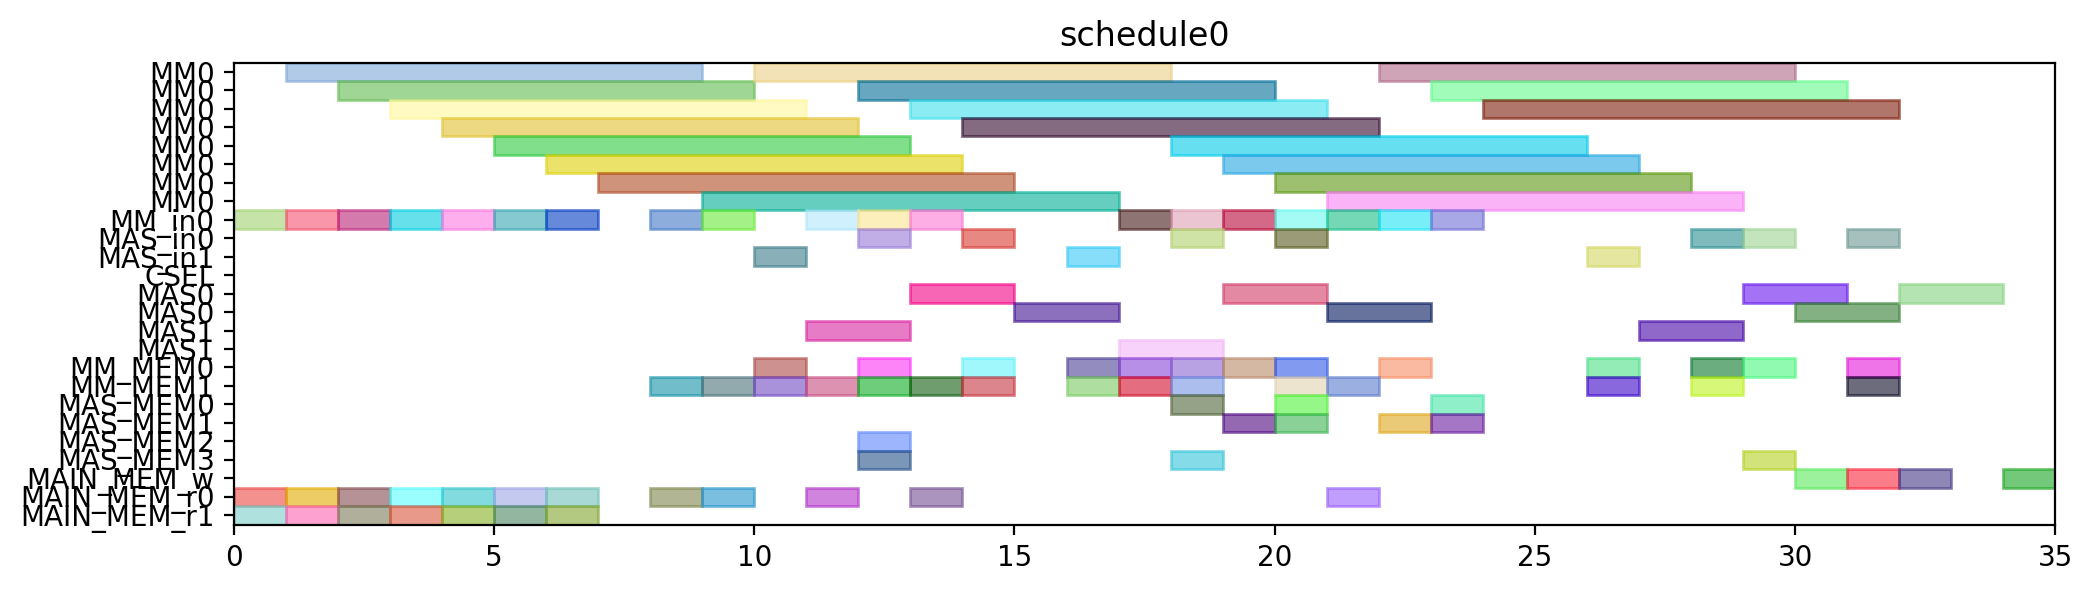

Python code for this plot:
from pyschedule import Scenario, solvers, plotters, alt


def solve():
	horizon = 120
	S = Scenario("schedule0", horizon=horizon)

	# resource
	MM = S.Resources('MM', num=1, size=8)
	MM_in = S.Resources('MM_in', num=1)
	MAS_in = S.Resources('MAS_in', num=2)
	CSEL = S.Resource('CSEL')
	MAS = S.Resources('MAS', num=2, size=2, periods=range(1, horizon))
	MM_MEM = S.Resources('MM_MEM', num=2)
	MAS_MEM = S.Resources('MAS_MEM', num=4)
	MAIN_MEM_w = S.Resource('MAIN_MEM_w', size=1)
	MAIN_MEM_r = S.Resources('MAIN_MEM_r', num=2)

	# result of previous scheduling

	# new tasks
	T1 = S.Task('T1', length=8, delay_cost=1)
	T1 += alt(MM)
	T1_in = S.Task('T1_in', length=1, delay_cost=1)
	T1_in += alt(MM_in)
	S += T1_in*MM_in[0]<=T1*MM[0]
	T1_mem0 = S.Task('T1_mem0', length=1, delay_cost=1)
	T1_mem0 += MAIN_MEM_r[0]
	S += T1_mem0 <= T1

	T1_mem1 = S.Task('T1_mem1', length=1, delay_cost=1)
	T1_mem1 += MAIN_MEM_r[1]
	S += T1_mem1 <= T1

	T2 = S.Task('T2', length=8, delay_cost=1)
	T2 += alt(MM)
	T2_in = S.Task('T2_in', length=1, delay_cost=1)
	T2_in += alt(MM_in)
	S += T2_in*MM_in[0]<=T2*MM[0]
	T2_mem0 = S.Task('T2_mem0', length=1, delay_cost=1)
	T2_mem0 += MAIN_MEM_r[0]
	S += T2_mem0 <= T2

	T2_mem1 = S.Task('T2_mem1', length=1, delay_cost=1)
	T2_mem1 += MAIN_MEM_r[1]
	S += T2_mem1 <= T2

	T3 = S.Task('T3', length=8, delay_cost=1)
	T3 += alt(MM)
	T3_in = S.Task('T3_in', length=1, delay_cost=1)
	T3_in += alt(MM_in)
	S += T3_in*MM_in[0]<=T3*MM[0]
	T3_mem0 = S.Task('T3_mem0', length=1, delay_cost=1)
	T3_mem0 += MAIN_MEM_r[0]
	S += T3_mem0 <= T3

	T3_mem1 = S.Task('T3_mem1', length=1, delay_cost=1)
	T3_mem1 += MAIN_MEM_r[1]
	S += T3_mem1 <= T3

	T4 = S.Task('T4', length=8, delay_cost=1)
	T4 += alt(MM)
	T4_in = S.Task('T4_in', length=1, delay_cost=1)
	T4_in += alt(MM_in)
	S += T4_in*MM_in[0]<=T4*MM[0]
	T4_mem0 = S.Task('T4_mem0', length=1, delay_cost=1)
	T4_mem0 += MAIN_MEM_r[0]
	S += T4_mem0 <= T4

	T4_mem1 = S.Task('T4_mem1', length=1, delay_cost=1)
	T4_mem1 += MAIN_MEM_r[1]
	S += T4_mem1 <= T4

	T5 = S.Task('T5', length=8, delay_cost=1)
	T5 += alt(MM)
	T5_in = S.Task('T5_in', length=1, delay_cost=1)
	T5_in += alt(MM_in)
	S += T5_in*MM_in[0]<=T5*MM[0]
	T5_mem0 = S.Task('T5_mem0', length=1, delay_cost=1)
	T5_mem0 += MAIN_MEM_r[0]
	S += T5_mem0 <= T5

	T5_mem1 = S.Task('T5_mem1', length=1, delay_cost=1)
	T5_mem1 += MAIN_MEM_r[1]
	S += T5_mem1 <= T5

	T6 = S.Task('T6', length=8, delay_cost=1)
	T6 += alt(MM)
	T6_in = S.Task('T6_in', length=1, delay_cost=1)
	T6_in += alt(MM_in)
	S += T6_in*MM_in[0]<=T6*MM[0]
	T6_mem0 = S.Task('T6_mem0', length=1, delay_cost=1)
	T6_mem0 += MAIN_MEM_r[0]
	S += T6_mem0 <= T6

	T6_mem1 = S.Task('T6_mem1', length=1, delay_cost=1)
	T6_mem1 += MAIN_MEM_r[1]
	S += T6_mem1 <= T6

	T7 = S.Task('T7', length=8, delay_cost=1)
	T7 += alt(MM)
	T7_in = S.Task('T7_in', length=1, delay_cost=1)
	T7_in += alt(MM_in)
	S += T7_in*MM_in[0]<=T7*MM[0]
	T7_mem0 = S.Task('T7_mem0', length=1, delay_cost=1)
	T7_mem0 += MAIN_MEM_r[0]
	S += T7_mem0 <= T7

	T7_mem1 = S.Task('T7_mem1', length=1, delay_cost=1)
	T7_mem1 += MAIN_MEM_r[1]
	S += T7_mem1 <= T7

	T8 = S.Task('T8', length=8, delay_cost=1)
	T8 += alt(MM)
	T8_in = S.Task('T8_in', length=1, delay_cost=1)
	T8_in += alt(MM_in)
	S += T8_in*MM_in[0]<=T8*MM[0]
	T8_mem0 = S.Task('T8_mem0', length=1, delay_cost=1)
	T8_mem0 += MAIN_MEM_r[0]
	S += T8_mem0 <= T8

	T8_mem1 = S.Task('T8_mem1', length=1, delay_cost=1)
	T8_mem1 += alt(MM_MEM)
	S += (T1*MM[0])-1 < T8_mem1*MM_MEM[1]
	S += T8_mem1 <= T8

	T9 = S.Task('T9', length=8, delay_cost=1)
	T9 += alt(MM)
	T9_in = S.Task('T9_in', length=1, delay_cost=1)
	T9_in += alt(MM_in)
	S += T9_in*MM_in[0]<=T9*MM[0]
	T9_mem0 = S.Task('T9_mem0', length=1, delay_cost=1)
	T9_mem0 += MAIN_MEM_r[0]
	S += T9_mem0 <= T9

	T9_mem1 = S.Task('T9_mem1', length=1, delay_cost=1)
	T9_mem1 += alt(MM_MEM)
	S += (T1*MM[0])-1 < T9_mem1*MM_MEM[1]
	S += T9_mem1 <= T9

	T10 = S.Task('T10', length=8, delay_cost=1)
	T10 += alt(MM)
	T10_in = S.Task('T10_in', length=1, delay_cost=1)
	T10_in += alt(MM_in)
	S += T10_in*MM_in[0]<=T10*MM[0]
	T10_mem0 = S.Task('T10_mem0', length=1, delay_cost=1)
	T10_mem0 += MAIN_MEM_r[0]
	S += T10_mem0 <= T10

	T10_mem1 = S.Task('T10_mem1', length=1, delay_cost=1)
	T10_mem1 += alt(MM_MEM)
	S += (T3*MM[0])-1 < T10_mem1*MM_MEM[1]
	S += T10_mem1 <= T10

	T11 = S.Task('T11', length=8, delay_cost=1)
	T11 += alt(MM)
	T11_in = S.Task('T11_in', length=1, delay_cost=1)
	T11_in += alt(MM_in)
	S += T11_in*MM_in[0]<=T11*MM[0]
	T11_mem0 = S.Task('T11_mem0', length=1, delay_cost=1)
	T11_mem0 += MAIN_MEM_r[0]
	S += T11_mem0 <= T11

	T11_mem1 = S.Task('T11_mem1', length=1, delay_cost=1)
	T11_mem1 += alt(MM_MEM)
	S += (T3*MM[0])-1 < T11_mem1*MM_MEM[1]
	S += T11_mem1 <= T11

	T12 = S.Task('T12', length=2, delay_cost=1)
	T12 += alt(MAS)
	T12_in = S.Task('T12_in', length=1, delay_cost=1)
	T12_in += alt(MAS_in)
	S += T12_in*MAS_in[0]<=T12*MAS[0]

	S += T12_in*MAS_in[1]<=T12*MAS[1]

	T12_mem0 = S.Task('T12_mem0', length=1, delay_cost=1)
	T12_mem0 += alt(MM_MEM)
	S += (T4*MM[0])-1 < T12_mem0*MM_MEM[0]
	S += T12_mem0 <= T12

	T12_mem1 = S.Task('T12_mem1', length=1, delay_cost=1)
	T12_mem1 += alt(MM_MEM)
	S += (T2*MM[0])-1 < T12_mem1*MM_MEM[1]
	S += T12_mem1 <= T12

	T13 = S.Task('T13', length=2, delay_cost=1)
	T13 += alt(MAS)
	T13_in = S.Task('T13_in', length=1, delay_cost=1)
	T13_in += alt(MAS_in)
	S += T13_in*MAS_in[0]<=T13*MAS[0]

	S += T13_in*MAS_in[1]<=T13*MAS[1]

	T13_mem0 = S.Task('T13_mem0', length=1, delay_cost=1)
	T13_mem0 += alt(MM_MEM)
	S += (T4*MM[0])-1 < T13_mem0*MM_MEM[0]
	S += T13_mem0 <= T13

	T13_mem1 = S.Task('T13_mem1', length=1, delay_cost=1)
	T13_mem1 += alt(MM_MEM)
	S += (T2*MM[0])-1 < T13_mem1*MM_MEM[1]
	S += T13_mem1 <= T13

	T15 = S.Task('T15', length=2, delay_cost=1)
	T15 += alt(MAS)
	T15_in = S.Task('T15_in', length=1, delay_cost=1)
	T15_in += alt(MAS_in)
	S += T15_in*MAS_in[0]<=T15*MAS[0]

	S += T15_in*MAS_in[1]<=T15*MAS[1]

	T15_mem0 = S.Task('T15_mem0', length=1, delay_cost=1)
	T15_mem0 += alt(MM_MEM)
	S += (T7*MM[0])-1 < T15_mem0*MM_MEM[0]
	S += T15_mem0 <= T15

	T15_mem1 = S.Task('T15_mem1', length=1, delay_cost=1)
	T15_mem1 += alt(MM_MEM)
	S += (T7*MM[0])-1 < T15_mem1*MM_MEM[1]
	S += T15_mem1 <= T15

	T14 = S.Task('T14', length=8, delay_cost=1)
	T14 += alt(MM)
	T14_in = S.Task('T14_in', length=1, delay_cost=1)
	T14_in += alt(MM_in)
	S += T14_in*MM_in[0]<=T14*MM[0]
	T14_mem0 = S.Task('T14_mem0', length=1, delay_cost=1)
	T14_mem0 += alt(MAS_MEM)
	S += (T13*MAS[0])-1 < T14_mem0*MAS_MEM[0]
	S += (T13*MAS[1])-1 < T14_mem0*MAS_MEM[2]
	S += T14_mem0 <= T14

	T14_mem1 = S.Task('T14_mem1', length=1, delay_cost=1)
	T14_mem1 += alt(MAS_MEM)
	S += (T13*MAS[0])-1 < T14_mem1*MAS_MEM[1]
	S += (T13*MAS[1])-1 < T14_mem1*MAS_MEM[3]
	S += T14_mem1 <= T14

	T16 = S.Task('T16', length=8, delay_cost=1)
	T16 += alt(MM)
	T16_in = S.Task('T16_in', length=1, delay_cost=1)
	T16_in += alt(MM_in)
	S += T16_in*MM_in[0]<=T16*MM[0]
	T16_mem0 = S.Task('T16_mem0', length=1, delay_cost=1)
	T16_mem0 += alt(MM_MEM)
	S += (T1*MM[0])-1 < T16_mem0*MM_MEM[0]
	S += T16_mem0 <= T16

	T16_mem1 = S.Task('T16_mem1', length=1, delay_cost=1)
	T16_mem1 += alt(MM_MEM)
	S += (T8*MM[0])-1 < T16_mem1*MM_MEM[1]
	S += T16_mem1 <= T16

	T17 = S.Task('T17', length=8, delay_cost=1)
	T17 += alt(MM)
	T17_in = S.Task('T17_in', length=1, delay_cost=1)
	T17_in += alt(MM_in)
	S += T17_in*MM_in[0]<=T17*MM[0]
	T17_mem0 = S.Task('T17_mem0', length=1, delay_cost=1)
	T17_mem0 += alt(MM_MEM)
	S += (T8*MM[0])-1 < T17_mem0*MM_MEM[0]
	S += T17_mem0 <= T17

	T17_mem1 = S.Task('T17_mem1', length=1, delay_cost=1)
	T17_mem1 += alt(MAS_MEM)
	S += (T15*MAS[0])-1 < T17_mem1*MAS_MEM[1]
	S += (T15*MAS[1])-1 < T17_mem1*MAS_MEM[3]
	S += T17_mem1 <= T17

	T18 = S.Task('T18', length=2, delay_cost=1)
	T18 += alt(MAS)
	T18_in = S.Task('T18_in', length=1, delay_cost=1)
	T18_in += alt(MAS_in)
	S += T18_in*MAS_in[0]<=T18*MAS[0]

	S += T18_in*MAS_in[1]<=T18*MAS[1]

	T18_mem0 = S.Task('T18_mem0', length=1, delay_cost=1)
	T18_mem0 += alt(MM_MEM)
	S += (T5*MM[0])-1 < T18_mem0*MM_MEM[0]
	S += T18_mem0 <= T18

	T18_mem1 = S.Task('T18_mem1', length=1, delay_cost=1)
	T18_mem1 += alt(MM_MEM)
	S += (T9*MM[0])-1 < T18_mem1*MM_MEM[1]
	S += T18_mem1 <= T18

	T19 = S.Task('T19', length=2, delay_cost=1)
	T19 += alt(MAS)
	T19_in = S.Task('T19_in', length=1, delay_cost=1)
	T19_in += alt(MAS_in)
	S += T19_in*MAS_in[0]<=T19*MAS[0]

	S += T19_in*MAS_in[1]<=T19*MAS[1]

	T19_mem0 = S.Task('T19_mem0', length=1, delay_cost=1)
	T19_mem0 += alt(MM_MEM)
	S += (T5*MM[0])-1 < T19_mem0*MM_MEM[0]
	S += T19_mem0 <= T19

	T19_mem1 = S.Task('T19_mem1', length=1, delay_cost=1)
	T19_mem1 += alt(MM_MEM)
	S += (T9*MM[0])-1 < T19_mem1*MM_MEM[1]
	S += T19_mem1 <= T19

	T21 = S.Task('T21', length=2, delay_cost=1)
	T21 += alt(MAS)
	T21_in = S.Task('T21_in', length=1, delay_cost=1)
	T21_in += alt(MAS_in)
	S += T21_in*MAS_in[0]<=T21*MAS[0]

	S += T21_in*MAS_in[1]<=T21*MAS[1]

	T21_mem0 = S.Task('T21_mem0', length=1, delay_cost=1)
	T21_mem0 += alt(MM_MEM)
	S += (T6*MM[0])-1 < T21_mem0*MM_MEM[0]
	S += T21_mem0 <= T21

	T21_mem1 = S.Task('T21_mem1', length=1, delay_cost=1)
	T21_mem1 += alt(MM_MEM)
	S += (T10*MM[0])-1 < T21_mem1*MM_MEM[1]
	S += T21_mem1 <= T21

	T24 = S.Task('T24', length=8, delay_cost=1)
	T24 += alt(MM)
	T24_in = S.Task('T24_in', length=1, delay_cost=1)
	T24_in += alt(MM_in)
	S += T24_in*MM_in[0]<=T24*MM[0]
	T24_mem0 = S.Task('T24_mem0', length=1, delay_cost=1)
	T24_mem0 += alt(MM_MEM)
	S += (T11*MM[0])-1 < T24_mem0*MM_MEM[0]
	S += T24_mem0 <= T24

	T24_mem1 = S.Task('T24_mem1', length=1, delay_cost=1)
	T24_mem1 += alt(MAS_MEM)
	S += (T12*MAS[0])-1 < T24_mem1*MAS_MEM[1]
	S += (T12*MAS[1])-1 < T24_mem1*MAS_MEM[3]
	S += T24_mem1 <= T24

	T20 = S.Task('T20', length=8, delay_cost=1)
	T20 += alt(MM)
	T20_in = S.Task('T20_in', length=1, delay_cost=1)
	T20_in += alt(MM_in)
	S += T20_in*MM_in[0]<=T20*MM[0]
	T20_mem0 = S.Task('T20_mem0', length=1, delay_cost=1)
	T20_mem0 += alt(MAS_MEM)
	S += (T15*MAS[0])-1 < T20_mem0*MAS_MEM[0]
	S += (T15*MAS[1])-1 < T20_mem0*MAS_MEM[2]
	S += T20_mem0 <= T20

	T20_mem1 = S.Task('T20_mem1', length=1, delay_cost=1)
	T20_mem1 += alt(MAS_MEM)
	S += (T18*MAS[0])-1 < T20_mem1*MAS_MEM[1]
	S += (T18*MAS[1])-1 < T20_mem1*MAS_MEM[3]
	S += T20_mem1 <= T20

	T22 = S.Task('T22', length=8, delay_cost=1)
	T22 += alt(MM)
	T22_in = S.Task('T22_in', length=1, delay_cost=1)
	T22_in += alt(MM_in)
	S += T22_in*MM_in[0]<=T22*MM[0]
	T22_mem0 = S.Task('T22_mem0', length=1, delay_cost=1)
	T22_mem0 += alt(MAS_MEM)
	S += (T21*MAS[0])-1 < T22_mem0*MAS_MEM[0]
	S += (T21*MAS[1])-1 < T22_mem0*MAS_MEM[2]
	S += T22_mem0 <= T22

	T22_mem1 = S.Task('T22_mem1', length=1, delay_cost=1)
	T22_mem1 += alt(MAS_MEM)
	S += (T21*MAS[0])-1 < T22_mem1*MAS_MEM[1]
	S += (T21*MAS[1])-1 < T22_mem1*MAS_MEM[3]
	S += T22_mem1 <= T22

	T23 = S.Task('T23', length=8, delay_cost=1)
	T23 += alt(MM)
	T23_in = S.Task('T23_in', length=1, delay_cost=1)
	T23_in += alt(MM_in)
	S += T23_in*MM_in[0]<=T23*MM[0]
	T23_mem0 = S.Task('T23_mem0', length=1, delay_cost=1)
	T23_mem0 += alt(MAS_MEM)
	S += (T19*MAS[0])-1 < T23_mem0*MAS_MEM[0]
	S += (T19*MAS[1])-1 < T23_mem0*MAS_MEM[2]
	S += T23_mem0 <= T23

	T23_mem1 = S.Task('T23_mem1', length=1, delay_cost=1)
	T23_mem1 += alt(MAS_MEM)
	S += (T19*MAS[0])-1 < T23_mem1*MAS_MEM[1]
	S += (T19*MAS[1])-1 < T23_mem1*MAS_MEM[3]
	S += T23_mem1 <= T23

	Z2_new = S.Task('Z2_new', length=8, delay_cost=1)
	Z2_new += alt(MM)
	Z2_new_in = S.Task('Z2_new_in', length=1, delay_cost=1)
	Z2_new_in += alt(MM_in)
	S += Z2_new_in*MM_in[0]<=Z2_new*MM[0]
	S += 0<Z2_new

	Z2_new_w = S.Task('Z2_new_w', length=1, delay_cost=1)
	Z2_new_w += alt(MAIN_MEM_w)
	S += Z2_new <= Z2_new_w

	Z2_new_mem0 = S.Task('Z2_new_mem0', length=1, delay_cost=1)
	Z2_new_mem0 += MAIN_MEM_r[0]
	S += Z2_new_mem0 <= Z2_new

	Z2_new_mem1 = S.Task('Z2_new_mem1', length=1, delay_cost=1)
	Z2_new_mem1 += alt(MM_MEM)
	S += (T14*MM[0])-1 < Z2_new_mem1*MM_MEM[1]
	S += Z2_new_mem1 <= Z2_new

	T25 = S.Task('T25', length=2, delay_cost=1)
	T25 += alt(MAS)
	T25_in = S.Task('T25_in', length=1, delay_cost=1)
	T25_in += alt(MAS_in)
	S += T25_in*MAS_in[0]<=T25*MAS[0]

	S += T25_in*MAS_in[1]<=T25*MAS[1]

	T25_mem0 = S.Task('T25_mem0', length=1, delay_cost=1)
	T25_mem0 += alt(MM_MEM)
	S += (T20*MM[0])-1 < T25_mem0*MM_MEM[0]
	S += T25_mem0 <= T25

	T25_mem1 = S.Task('T25_mem1', length=1, delay_cost=1)
	T25_mem1 += alt(MM_MEM)
	S += (T20*MM[0])-1 < T25_mem1*MM_MEM[1]
	S += T25_mem1 <= T25

	X2_new = S.Task('X2_new', length=2, delay_cost=1)
	X2_new += alt(MAS)
	X2_new_in = S.Task('X2_new_in', length=1, delay_cost=1)
	X2_new_in += alt(MAS_in)
	S += X2_new_in*MAS_in[0]<=X2_new*MAS[0]

	S += X2_new_in*MAS_in[1]<=X2_new*MAS[1]

	S += 0<X2_new

	X2_new_w = S.Task('X2_new_w', length=1, delay_cost=1)
	X2_new_w += alt(MAIN_MEM_w)
	S += X2_new <= X2_new_w

	X2_new_mem0 = S.Task('X2_new_mem0', length=1, delay_cost=1)
	X2_new_mem0 += alt(MM_MEM)
	S += (T22*MM[0])-1 < X2_new_mem0*MM_MEM[0]
	S += X2_new_mem0 <= X2_new

	X2_new_mem1 = S.Task('X2_new_mem1', length=1, delay_cost=1)
	X2_new_mem1 += alt(MM_MEM)
	S += (T24*MM[0])-1 < X2_new_mem1*MM_MEM[1]
	S += X2_new_mem1 <= X2_new

	X1_new = S.Task('X1_new', length=2, delay_cost=1)
	X1_new += alt(MAS)
	X1_new_in = S.Task('X1_new_in', length=1, delay_cost=1)
	X1_new_in += alt(MAS_in)
	S += X1_new_in*MAS_in[0]<=X1_new*MAS[0]

	S += X1_new_in*MAS_in[1]<=X1_new*MAS[1]

	S += 0<X1_new

	X1_new_w = S.Task('X1_new_w', length=1, delay_cost=1)
	X1_new_w += alt(MAIN_MEM_w)
	S += X1_new <= X1_new_w

	X1_new_mem0 = S.Task('X1_new_mem0', length=1, delay_cost=1)
	X1_new_mem0 += alt(MM_MEM)
	S += (T23*MM[0])-1 < X1_new_mem0*MM_MEM[0]
	S += X1_new_mem0 <= X1_new

	X1_new_mem1 = S.Task('X1_new_mem1', length=1, delay_cost=1)
	X1_new_mem1 += alt(MM_MEM)
	S += (T17*MM[0])-1 < X1_new_mem1*MM_MEM[1]
	S += X1_new_mem1 <= X1_new

	Z1_new = S.Task('Z1_new', length=2, delay_cost=1)
	Z1_new += alt(MAS)
	Z1_new_in = S.Task('Z1_new_in', length=1, delay_cost=1)
	Z1_new_in += alt(MAS_in)
	S += Z1_new_in*MAS_in[0]<=Z1_new*MAS[0]

	S += Z1_new_in*MAS_in[1]<=Z1_new*MAS[1]

	S += 0<Z1_new

	Z1_new_w = S.Task('Z1_new_w', length=1, delay_cost=1)
	Z1_new_w += alt(MAIN_MEM_w)
	S += Z1_new <= Z1_new_w

	Z1_new_mem0 = S.Task('Z1_new_mem0', length=1, delay_cost=1)
	Z1_new_mem0 += alt(MM_MEM)
	S += (T16*MM[0])-1 < Z1_new_mem0*MM_MEM[0]
	S += Z1_new_mem0 <= Z1_new

	Z1_new_mem1 = S.Task('Z1_new_mem1', length=1, delay_cost=1)
	Z1_new_mem1 += alt(MAS_MEM)
	S += (T25*MAS[0])-1 < Z1_new_mem1*MAS_MEM[1]
	S += (T25*MAS[1])-1 < Z1_new_mem1*MAS_MEM[3]
	S += Z1_new_mem1 <= Z1_new

	solvers.mip.solve(S,msg=1,kind='CPLEX',ratio_gap=1.01)

	solution = [['hoge']*len(S.solution()[1]) for i in range(len(S.solution()))]
	for i in range(len(S.solution())):
		for j in range(len(S.solution()[i])):
			solution[i][j]=str(S.solution()[i][j])
	print(solution)

	cycles = int(solution[-1][3])

	pic_file_name = "/mnt/rose/usr1/fukuda/ABE/multiRAM_multiMAS_16mux/scheduling_result/stage8MM1_stage2MAS2/EP_LADDERMUL/schedule0.png"
	if(S.solution() != []):
		plotters.matplotlib.plot(S,img_filename=pic_file_name, show_task_labels=False, fig_size=(cycles*0.25+3, 3))

	return solution
